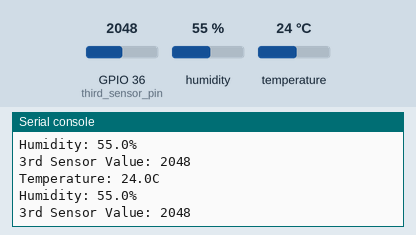
A program run on a simulated ESP32 board running MicroPython. On the bench: the last lines printed to the serial console. Inputs (shaded band) come from the test bench; at power-on: humidity 55 %, GPIO 36 (third_sensor_pin) = 2048, temperature 24 °C (analog values on the 0–4095 scale). The clock reads 2024-03-15 10:24:30 at power-on unless the program sets it; files the program writes start out absent.

Above: at 1.2 s.
1.3 s: humidity set to 22 %
At 2.5 s:
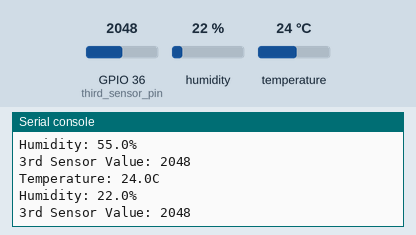
2.8 s: GPIO 36 (third_sensor_pin) set to 2866
At 3.9 s:
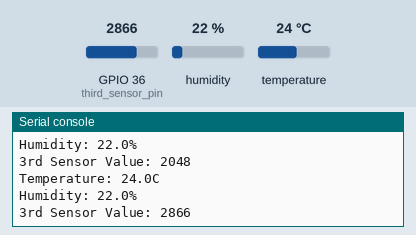
4.3 s: temperature set to 12 °C
At 5.6 s:
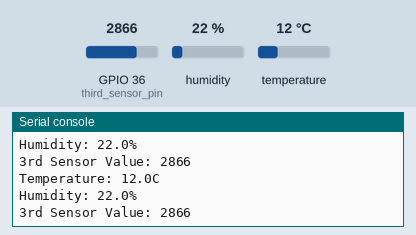
5.8 s: GPIO 36 (third_sensor_pin) set to 3603
At 6.8 s:
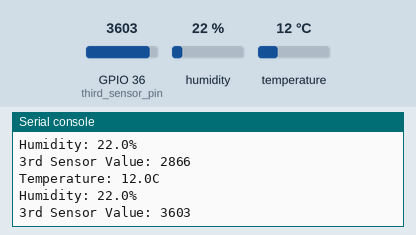
7.3 s: humidity set to 40 %
At 8.9 s:
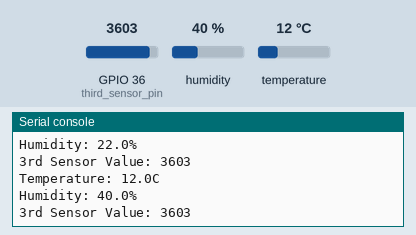
Timing chart, 0 to 9.8 s (numbered marks = the images above; inputs shaded):
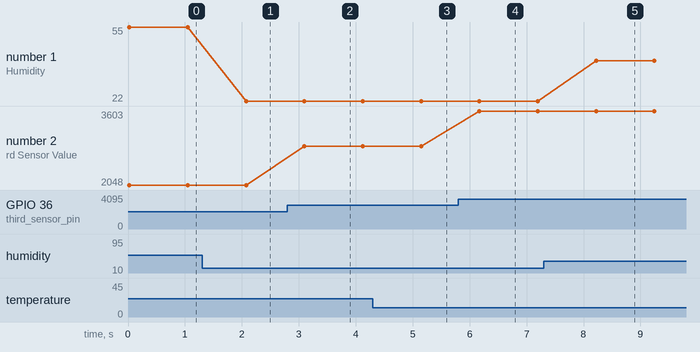

The program:

Micropython_ESP32_sensors_.py
```python
#install/preload dht and sdcard modules
#format sd as fat32!!!
#check/change pins used (18, 23, and 19)
import os
import machine
import time
from machine import Pin, I2C
from sdcard import SDCard

import dht  # DHT11/DHT22

# (DHT22/DHT11)
dht_sensor = dht.DHT22(Pin(4))  # Pin 4 (default)

# 3rd Sensor                                                           #to be changed
third_sensor_pin = machine.ADC(Pin(36))  # ADC pin 36 - analog sensor
third_sensor_pin.atten(machine.ADC.ATTN_11DB)  #  for 0-3.3V range

# Initialize SD
spi = machine.SPI(2, baudrate=1000000, sck=Pin(18), mosi=Pin(23), miso=Pin(19))
cs = Pin(5, Pin.OUT)
sd = SDCard(spi, cs)

# Mount SD
vfs = os.VfsFat(sd)
os.mount(vfs, "/sd")

# File paths
temp_file = "/sd/temperature.txt"
humidity_file = "/sd/humidity.txt"
third_sensor_file = "/sd/third_sensor.txt"

def write_to_file(file_path, data):
    try:
        with open(file_path, "a") as f:
            f.write(data + "\n")
    except Exception as e:
        print(f"Error writing to {file_path}: {e}")

def read_sensors():
    try:
        dht_sensor.measure()
        temperature = dht_sensor.temperature()
        humidity = dht_sensor.humidity()
    except Exception as e:
        print("Error reading sensor:", e)
        temperature = None
        humidity = None

    try:
        third_sensor_value = third_sensor_pin.read()
    except Exception as e:
        print("Error reading 3rd sensor:", e)                           #to be changed
        third_sensor_value = None

    return temperature, humidity, third_sensor_value

def main():
    while True:
        temperature, humidity, third_sensor_value = read_sensors()

        timestamp = time.strftime("%Y-%m-%d %H:%M:%S")

        if temperature is not None:
            write_to_file(temp_file, f"{timestamp}, {temperature}")
            print(f"Temperature: {temperature}C")

        if humidity is not None:
            write_to_file(humidity_file, f"{timestamp}, {humidity}")
            print(f"Humidity: {humidity}%")

        if third_sensor_value is not None:
            write_to_file(third_sensor_file, f"{timestamp}, {third_sensor_value}")
            print(f"3rd Sensor Value: {third_sensor_value}")              #to be changed

        time.sleep(1)  # Delay readings (time in seconds)

if __name__ == "__main__":
    try:
        main()
    except KeyboardInterrupt:
        print("Program stopped.")
```

Measured:
- after the input at 1.3 s, the serial console: prints a new line after 0.77 s (image 1)
- after the input at 2.8 s, the serial console: prints a new line after 0.30 s (image 2)
- after the input at 4.3 s, the serial console: prints a new line after 0.85 s (image 3)
- after the input at 5.8 s, the serial console: prints a new line after 0.37 s (image 4)
- after the input at 7.3 s, the serial console: prints a new line after 0.92 s (image 5)
- plotted number 1: 55 → 22 after the input at 1.3 s, 22 → 40 after the input at 7.3 s
- plotted number 2: 2048 → 2866 after the input at 2.8 s, 2866 → 3603 after the input at 5.8 s
